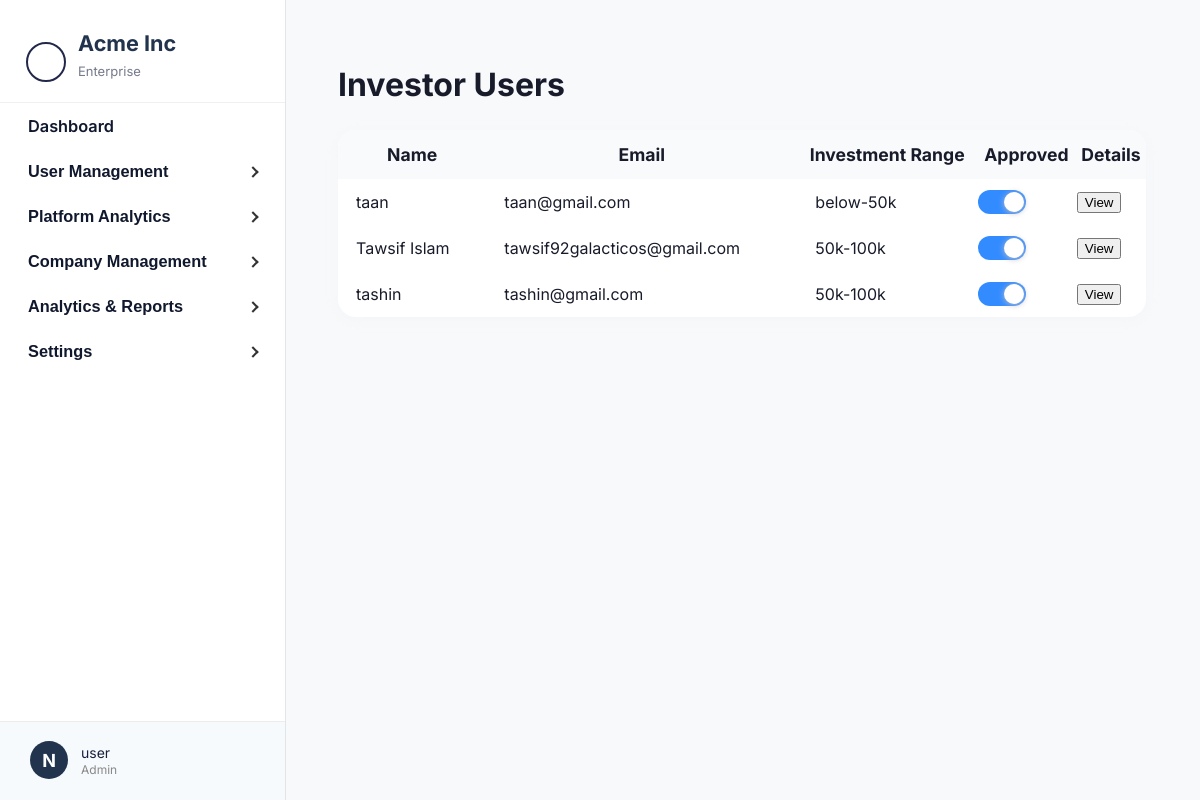
The page /api/admin-dashboard/investor-users/ (signed in) on the database its author committed.
### core/models.py (models this page shows, shortened)
class InvestorProfile(models.Model):
    user = models.OneToOneField(User, on_delete=models.CASCADE, related_name='investor_profile')
    company = models.CharField(max_length=150, blank=True, null=True)
    linkedin = models.URLField(max_length=255, blank=True, null=True)
    hear_about = models.CharField(max_length=50)   # Social Media, Referral, etc.
    experience = models.CharField(max_length=50)  # Angel, VC, Corporate, etc.
    industries = models.CharField(max_length=255) # Comma separated industries
    investment_range = models.CharField(max_length=50)  # Below 50k, 50k-100k etc.
    looking_for = models.JSONField(default=list, blank=True)  # Stores multiple checkbox values
    newsletter = models.CharField(max_length=10, choices=[("yes", "Yes"), ("no", "No")])
    comments = models.TextField(blank=True, null=True)
    is_approved = models.BooleanField(default=False)
    created_at = models.DateTimeField(auto_now_add=True)

### core/views.py (the view)
# urls.py: path('admin-dashboard/investor-users/', investor_users_admin, name='investor_users'),
@staff_member_required
def investor_users_admin(request):
    investors = InvestorProfile.objects.all().select_related('user').order_by('-created_at')
    if request.headers.get("HX-Request") == "true":
        return render(request, "admin_partials/admin_investor_users_partial.html", {"investors": investors})
    else:
        return render(request, 'admin_investor_users.html', {
        'investors': investors
    })

### core/templates/admin_investor_users.html (shortened to what this page needs)
{% extends "admin_base.html" %}
{% load static %}
{% load startup_extras %}
{% block content %}
<h2 style="font-size: 2rem; font-weight: 700;">Investor Users</h2>
<table style="width: 100%; background:#fff; border-radius:18px; box-shadow: 0 3px 16px #e2e7ee2a; border-collapse:separate; border-spacing:0; overflow: hidden;">
    <thead>
        <tr style="font-weight:600; font-size:1.1rem; background: #f9fafb;">
            <th style="padding:14px 18px;">Name</th>
            <th style="padding:14px 18px;">Email</th>
            <th>Investment Range</th>
            <th>Approved</th>
            <th>Details</th>
        </tr>
    </thead>
    <tbody>
        {% for i in investors %}
        <tr style="border-bottom:1.5px solid #f1f1f5;">
            <td style="padding:13px 18px;">{{ i.user.first_name }}</td>
            <td style="padding:13px 18px;">{{ i.user.email }}</td>
            <td style="padding:13px 18px;">{{ i.investment_range }}</td>
            <td>
                <label class="switch">
                    <span class="slider"></span>
                </label>
            </td>
            <td>
                <button class="btn view-details-btn" data-investor="{{ i|as_json|escapejs }}">View</button>
            </td>
        </tr>
        {% endfor %}
    </tbody>
</table>
{% endblock %}

### core/templates/admin_base.html (shortened to what this page needs)
{% load static %}
<!DOCTYPE html>
<html lang="en">
<head>
</head>
<body>
<div class="layout">
    <nav class="sidebar">
        <div class="logo-box">
            <div class="logo-circle"></div>
            <div>
                <div class="sidebar-title">Acme Inc</div>
                <div class="sidebar-subtitle">Enterprise</div>
            </div>
        </div>
        <div class="sidebar-content">
            <ul class="sidebar-nav">
                <li>
                    <a href="{% url 'admin_dashboard' %}" class="sidebar-link {% if section == 'dashboard' %}active{% endif %}">Dashboard</a>
                </li>
                <li>
                    <button class="sidebar-toggle {% if section == 'user_mgmt' %}active{% endif %}" aria-expanded="false" type="button">
                        User Management
                        <span class="arrow"></span>
                    </button>
                </li>
                <li>
                    <button class="sidebar-toggle" aria-expanded="false" type="button">
                        Platform Analytics
                        <span class="arrow"></span>
                    </button>
                </li>
                <li>
                    <button class="sidebar-toggle" aria-expanded="false" type="button">
                        Company Management
                        <span class="arrow"></span>
                    </button>
                </li>
                <li>
                    <button class="sidebar-toggle" aria-expanded="false" type="button">
                        Analytics & Reports
                        <span class="arrow"></span>
                    </button>
                </li>
                <li>
                    <button class="sidebar-toggle" aria-expanded="false" type="button">
                        Settings
                        <span class="arrow"></span>
                    </button>
                </li>
            </ul>
        </div>
        <div class="sidebar-footer" id="sidebar-footer">
            <div class="sidebar-footer-circle">
                {{ request.user.first_name|default:"N"|slice:":1"|upper }}
            </div>
            <div class="sidebar-footer-details">
                <span>{{ request.user.get_full_name|default:request.user.username }}</span>
                <small>Admin</small>
            </div>
        </div>
    </nav>
    <div id="main-content" class="main-content">
        {% block content %}
        {% endblock %}
    </div>
</div>
</body>
</html>

### core/templates/admin_base.html (style rules this page uses)
html, body { height: 100%; margin: 0; }
body { font-family: 'Inter', sans-serif; background: #f8f9fb; color: #181b2a; height: 100vh; }
.layout { display: flex; min-height: 100vh; }
.sidebar { width: 285px; background: #fff; border-right: 1.5px solid #e3e5e8; padding: 0; position: relative; display: flex; flex-direction: column; height: 100vh; }
.sidebar .logo-box { padding: 30px 26px 8px 26px; display: flex; align-items: center; gap: 12px; flex-shrink: 0; background: #fff; border-bottom: 1px solid #f0f0f0; }
.sidebar-content { flex: 1; overflow-y: auto; padding-bottom: 80px; }
.sidebar .logo-circle { width: 36px; height: 36px; border: 2.5px solid #22284b; border-radius: 50%; background: #fff; display: flex; align-items: center; justify-content: center; font-weight: bold; font-size: 22px; color: #22284b; }
.sidebar-title { font-weight: 700; font-size: 1.35rem; color: #22334d; margin-bottom: 7px; }
.sidebar-subtitle { font-size: 13px; color: #757a8a; margin-bottom: 15px; }
.sidebar-nav { padding: 0; margin: 0 0 30px 0; list-style: none; }
.sidebar-link, .sidebar-toggle { display: flex; align-items: center; gap: 8px; padding: 13px 28px; color: #10182e; text-decoration: none; font-weight: 600; font-size: 1.02rem; border: none; background: none; cursor: pointer; width: 100%; outline: none; transition: all 0.2s cubic-bezier(0.4, 0, 0.2, 1); border-radius: 0 16px 16px 0; margin-right: 4px; position: relative; }
.sidebar-toggle .arrow { margin-left: auto; transition: transform 0.3s cubic-bezier(0.4, 0, 0.2, 1); }
.sidebar-footer { position: absolute; left: 0; bottom: 0; width: 100%; padding: 19px 24px 21px 30px; border-top: 1px solid #ececec; background: #f6fafd; display: flex; align-items: center; gap: 13px; cursor: pointer; z-index: 10; box-sizing: border-box; transition: all 0.2s cubic-bezier(0.4, 0, 0.2, 1); }
.sidebar-footer-circle { width: 38px; height: 38px; border-radius: 50%; background: #22334d; color: #fff; display: flex; align-items: center; justify-content: center; font-size: 18px; font-weight: 700; transition: all 0.2s cubic-bezier(0.4, 0, 0.2, 1); }
.sidebar-footer-details { display: flex; flex-direction: column; gap: 1px; }
.sidebar-footer-details span { font-size: 14px; color: #191f3d; transition: color 0.2s cubic-bezier(0.4, 0, 0.2, 1); }
.sidebar-footer-details small { font-size: 12px; color: #888; transition: color 0.2s cubic-bezier(0.4, 0, 0.2, 1); }
.main-content { flex: 1; padding: 38px 54px 44px 52px; }
.arrow { display: inline-block; width: 6px; height: 6px; border-top: 2px solid #333; border-right: 2px solid #333; transform: rotate(45deg); margin-left: auto; transition: transform 0.3s cubic-bezier(0.4, 0, 0.2, 1); }

### core/templates/admin_investor_users.html (style rules this page uses)
.switch { position: relative; display: inline-block; width: 48px; height: 24px; }
.slider { position: absolute; cursor: pointer; top: 0; left: 0; right: 0; bottom: 0; background-color: #eee; border-radius: 24px; transition: .3s; }
.slider:before { position: absolute; content: ""; height: 20px; width: 20px; left: 2px; bottom: 2px; background-color: #fff; border-radius: 50%; transition: .3s; box-shadow: 0 1px 6px #bbc; }
input:checked + .slider { background-color: #328cff; }
input:checked + .slider:before { transform: translateX(24px); }

### rows shown on the page
InvestorProfile: user.first_name "taan", user.email "taan@gmail.com", investment_range "below-50k"
InvestorProfile: user.first_name "Tawsif Islam", user.email "tawsif92galacticos@gmail.com", investment_range "50k-100k"
InvestorProfile: user.first_name "tashin", user.email "tashin@gmail.com", investment_range "50k-100k"

### other values the page prints
{{ request.user.first_name|default:"N"|slice:":1"|upper }} "N"
{{ request.user.get_full_name|default:request.user.username }} "user"
